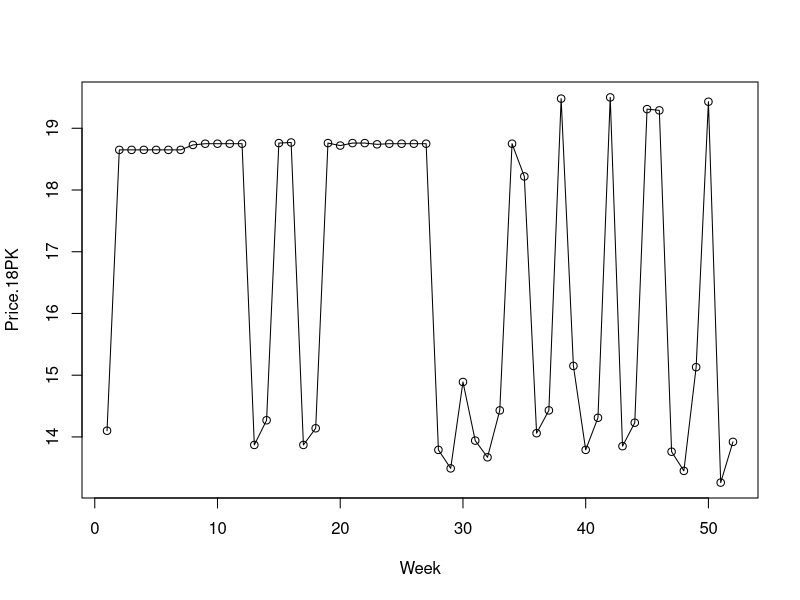
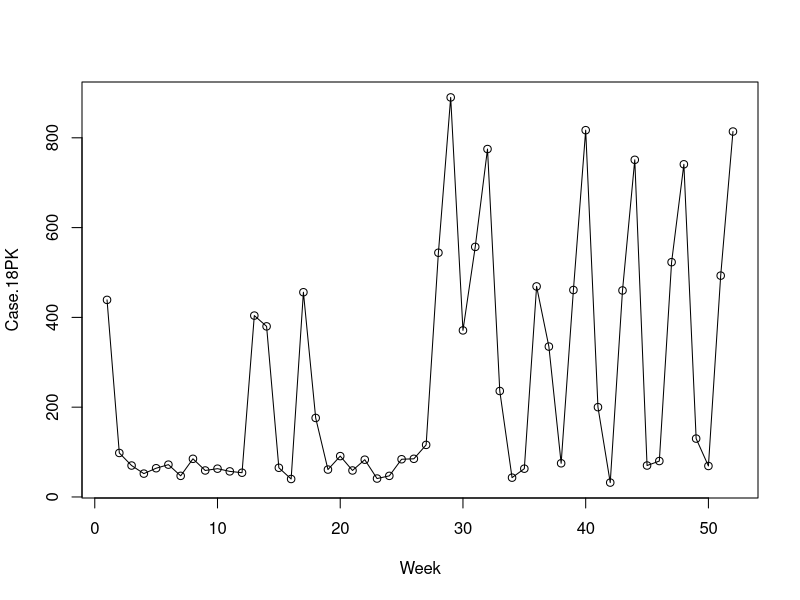
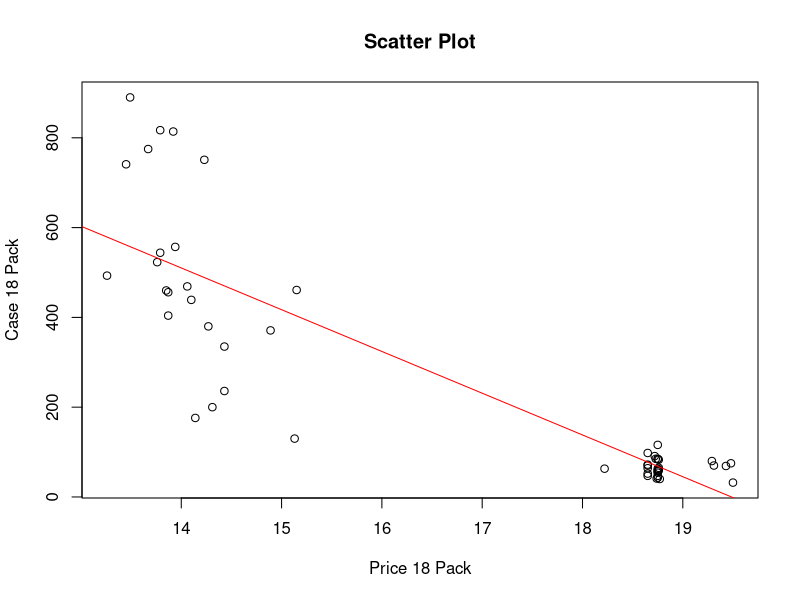
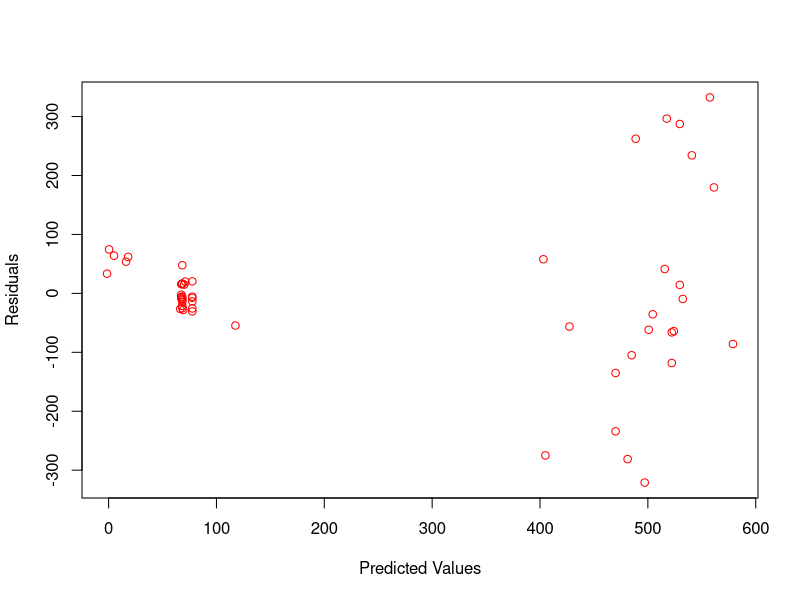
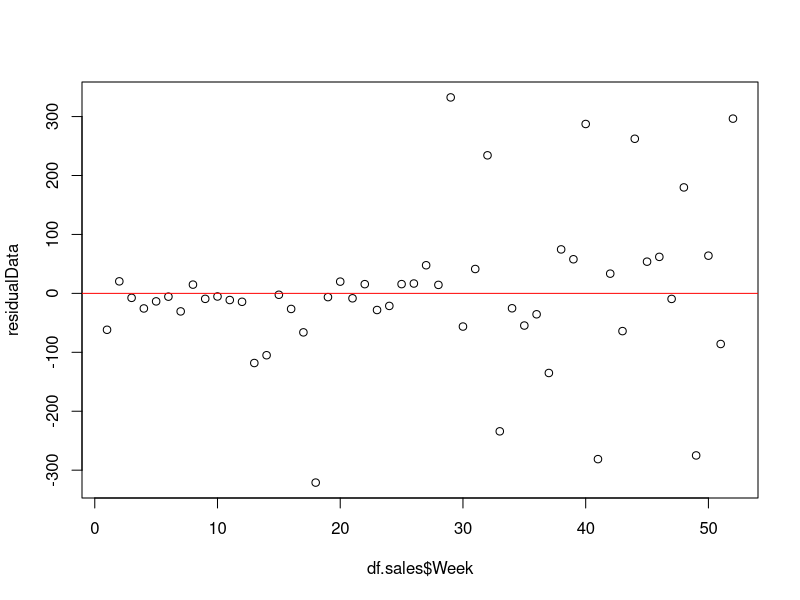
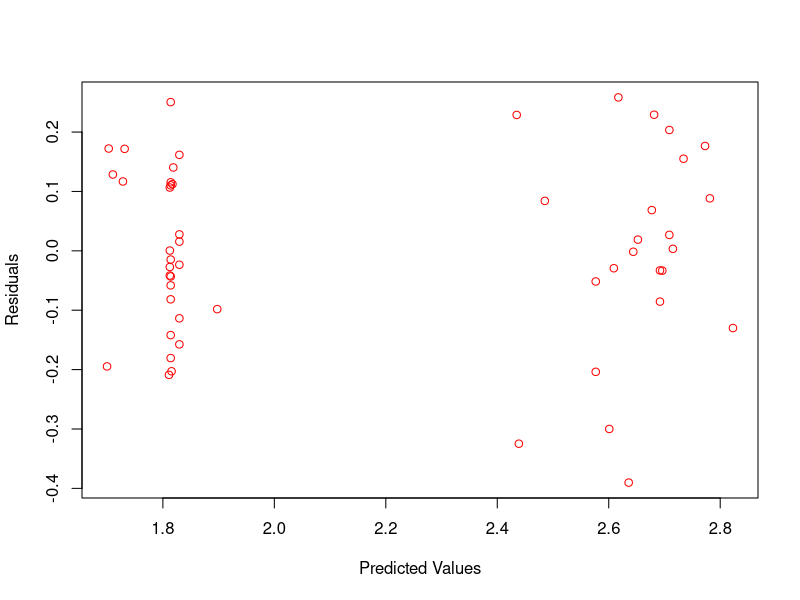

Reproduce these figures in R, in order.
# Data Load----

df.sales <- read.csv("Data/WeeklyBeerSales.csv", header = TRUE)

dim(df.sales)
head(df.sales)
str(df.sales)

# Discriptive statistic ----
summary(df.sales)

# The average price per case was smaller for the larger carton size.
# Sales Volume was greater for the smaller carton size.

# Visualizing Data----

plot(df.sales$Week,df.sales$PRICE.18PK,xlab="Week",ylab="Price.18PK")
lines(df.sales$PRICE.18PK)

plot(df.sales$Week,df.sales$CASES.18PK,xlab="Week",ylab="Case.18PK")
lines(df.sales$CASES.18PK)

plot(df.sales$PRICE.18PK,df.sales$CASES.18PK, xlab="Price 18 Pack", ylab="Case 18 Pack", main="Scatter Plot")

# Regression model----

fitModel<-lm(CASES.18PK~PRICE.18PK, data=df.sales)

## adding regression line ----

abline(fitModel, col = "red")

# Interpret the Result ----

## regression analysis results ----

regResult<-summary(fitModel)
regResult

### Impact of the Coefficient ----

# Estimate regression equation: Predicted C18PK = 1812.184 - 93.007 * P18PK
# The model predicts that 93 fewer cases with 18-pk will be sold per $1 increas int he price per case
# The intercept in a regression model is rarely a number with any direct meaning

### Significance of the Coefficient ----

# our sample provides evidence that the price of the 18pk has a significant impact on the number of 18pk sold at the 0.01 level of significance.

### Performance of the model----

# The greater the R2, the greater the explanatory power of the regression model.
# our model explains 75% (adj R2 = 0.7457) of the variance observed in the sales of the 18pk.

## ANOVA ----
summary.aov(fitModel)

### Significance of the model----

# Statistical significance of the F ratio is attained when the reported p-vlue is less than a given significance level.
# All the independent variables int he models are jointly significant at the level of 0.01 of significance.

# Analyse Residual Plots----

## Residual vs Predicted ----
residualData<-resid(fitModel)
predicted<-predict(fitModel)
plot(predicted,residualData, xlab="Predicted Values", ylab="Residuals", col="red")

# the model makes bigger errors when bigger predictions
# An assumption in regression models is that "Error should have the same variance at all points, regardless of the values of the indepedent variables"
# This is evidence of heteroscedasticity
## error that do not have same variance for all levels of the predictions

## Residual plot----
plot(df.sales$Week,residualData)
abline(0, 0, col="red")

# The plot is specific to time series and shows that nearly all of the model's largest errors occured int he second half of the year.
# The reason for this is clear: most of the price manipulation and most of the spikes in sales occured in the second half of the year.

# The bottom line is that:
# the relationship between beer sales and beer price is evidently not linear over such a wide range in prices
# the model violated the homoscedasticity and normal-distribution assumptions for the errors.

# Not all models with high R2 value are good ones

# Transforming Existing Variables----

library(dplyr)
df.sales<-mutate(df.sales,ln_CASES.18PK=log10(df.sales$CASES.18PK),ln_PRICE.18PK=log10(df.sales$PRICE.18PK))
fitModel1<-lm(ln_CASES.18PK~ln_PRICE.18PK, data=df.sales)
summary(fitModel1)

# When a simple linear regression model is fitted to logged variables, the slop coefficient represents the predicted percet change in the 
## dependent variable per percent change in the independent variable, regardless of their cuurent levels.

## residual vs predicted----
residualData<-resid(fitModel1)
predicted<-predict(fitModel1)
plot(predicted,residualData, xlab="Predicted Values", ylab="Residuals", col="red")

# Add new variables----

df.sales<-mutate(df.sales,ln_PRICE.12PK=log10(df.sales$PRICE.12PK), ln_PRICE.30PK=log10(df.sales$PRICE.30PK))
fitModel2<-lm(ln_CASES.18PK~ln_PRICE.18PK+ln_PRICE.12PK+ln_PRICE.30PK,data=df.sales)
summary(fitModel2)

# The log-log regression model for predicting sales of 18-packs from price of 18-packs gave much better results than 
## the original model fitted to the unlogged variables.
# But what about prices if the other carton sizes?
# it is reasonable to expect that there will also be substitutio effects, i.r. "cross-price elasticities"
#  Consumers ought to buy relatively more/fewer 18-paks hen the price of another carton size is raised/lowered. 








